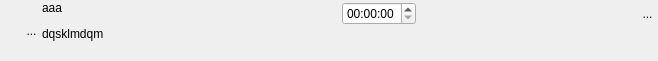
<?xml version="1.0" encoding="UTF-8"?>
<ui version="4.0">
 <class>WidgetHeure</class>
 <widget class="QWidget" name="WidgetHeure">
  <property name="geometry">
   <rect>
    <x>0</x>
    <y>0</y>
    <width>658</width>
    <height>61</height>
   </rect>
  </property>
  <property name="sizePolicy">
   <sizepolicy hsizetype="Preferred" vsizetype="Minimum">
    <horstretch>0</horstretch>
    <verstretch>0</verstretch>
   </sizepolicy>
  </property>
  <property name="minimumSize">
   <size>
    <width>0</width>
    <height>0</height>
   </size>
  </property>
  <property name="windowTitle">
   <string>Form</string>
  </property>
  <layout class="QHBoxLayout" name="horizontalLayout_3">
   <property name="spacing">
    <number>0</number>
   </property>
   <property name="leftMargin">
    <number>0</number>
   </property>
   <property name="topMargin">
    <number>1</number>
   </property>
   <property name="rightMargin">
    <number>0</number>
   </property>
   <property name="bottomMargin">
    <number>0</number>
   </property>
   <item>
    <layout class="QHBoxLayout" name="horizontalLayout">
     <property name="spacing">
      <number>0</number>
     </property>
     <property name="sizeConstraint">
      <enum>QLayout::SetFixedSize</enum>
     </property>
     <item>
      <spacer name="horizontalSpacer_3">
       <property name="orientation">
        <enum>Qt::Horizontal</enum>
       </property>
       <property name="sizeType">
        <enum>QSizePolicy::Fixed</enum>
       </property>
       <property name="sizeHint" stdset="0">
        <size>
         <width>21</width>
         <height>20</height>
        </size>
       </property>
      </spacer>
     </item>
     <item>
      <widget class="MonBoutonValide" name="RBValide">
       <property name="minimumSize">
        <size>
         <width>21</width>
         <height>25</height>
        </size>
       </property>
       <property name="maximumSize">
        <size>
         <width>21</width>
         <height>25</height>
        </size>
       </property>
       <property name="focusPolicy">
        <enum>Qt::ClickFocus</enum>
       </property>
       <property name="toolTip">
        <string>Affiche le rapport de validation du mot-clef</string>
       </property>
       <property name="styleSheet">
        <string notr="true">border : 0px</string>
       </property>
       <property name="text">
        <string>...</string>
       </property>
       <property name="icon">
        <iconset>
         <normaloff>../Editeur/icons/ast-green-ball.png</normaloff>../Editeur/icons/ast-green-ball.png</iconset>
       </property>
       <property name="iconSize">
        <size>
         <width>25</width>
         <height>25</height>
        </size>
       </property>
      </widget>
     </item>
    </layout>
   </item>
   <item>
    <widget class="MonLabelClic" name="label">
     <property name="sizePolicy">
      <sizepolicy hsizetype="Fixed" vsizetype="Preferred">
       <horstretch>0</horstretch>
       <verstretch>0</verstretch>
      </sizepolicy>
     </property>
     <property name="minimumSize">
      <size>
       <width>300</width>
       <height>25</height>
      </size>
     </property>
     <property name="maximumSize">
      <size>
       <width>178</width>
       <height>16777215</height>
      </size>
     </property>
     <property name="frameShape">
      <enum>QFrame::NoFrame</enum>
     </property>
     <property name="text">
      <string>&lt;html&gt;&lt;head/&gt;&lt;body&gt;&lt;p&gt;aaa&lt;/p&gt;&lt;p&gt;dqsklmdqm&lt;/p&gt;&lt;/body&gt;&lt;/html&gt;</string>
     </property>
     <property name="scaledContents">
      <bool>false</bool>
     </property>
     <property name="alignment">
      <set>Qt::AlignLeading|Qt::AlignLeft|Qt::AlignTop</set>
     </property>
    </widget>
   </item>
   <item>
    <widget class="QLabel" name="label_2">
     <property name="text">
      <string>&lt;html&gt;&lt;head/&gt;&lt;body&gt;&lt;p&gt;&lt;br/&gt;&lt;/p&gt;&lt;/body&gt;&lt;/html&gt;</string>
     </property>
    </widget>
   </item>
   <item>
    <layout class="QVBoxLayout" name="verticalLayout">
     <item>
      <layout class="QHBoxLayout" name="horizontalLayout_2">
       <item>
        <spacer name="horizontalSpacer_2">
         <property name="orientation">
          <enum>Qt::Horizontal</enum>
         </property>
         <property name="sizeType">
          <enum>QSizePolicy::Preferred</enum>
         </property>
         <property name="sizeHint" stdset="0">
          <size>
           <width>17</width>
           <height>17</height>
          </size>
         </property>
        </spacer>
       </item>
       <item>
        <widget class="QTimeEdit" name="timeEdit"/>
       </item>
       <item>
        <spacer name="horizontalSpacer_4">
         <property name="orientation">
          <enum>Qt::Horizontal</enum>
         </property>
         <property name="sizeHint" stdset="0">
          <size>
           <width>454</width>
           <height>20</height>
          </size>
         </property>
        </spacer>
       </item>
       <item>
        <widget class="QToolButton" name="RBPoubelle">
         <property name="minimumSize">
          <size>
           <width>21</width>
           <height>25</height>
          </size>
         </property>
         <property name="maximumSize">
          <size>
           <width>21</width>
           <height>25</height>
          </size>
         </property>
         <property name="focusPolicy">
          <enum>Qt::ClickFocus</enum>
         </property>
         <property name="toolTip">
          <string>Détruit le mot-clef</string>
         </property>
         <property name="styleSheet">
          <string notr="true">border : 0px</string>
         </property>
         <property name="text">
          <string>...</string>
         </property>
         <property name="icon">
          <iconset>
           <normaloff>../Editeur/icons/deleteRond.png</normaloff>../Editeur/icons/deleteRond.png</iconset>
         </property>
         <property name="iconSize">
          <size>
           <width>25</width>
           <height>25</height>
          </size>
         </property>
        </widget>
       </item>
      </layout>
     </item>
     <item>
      <spacer name="verticalSpacer">
       <property name="orientation">
        <enum>Qt::Vertical</enum>
       </property>
       <property name="sizeHint" stdset="0">
        <size>
         <width>20</width>
         <height>3</height>
        </size>
       </property>
      </spacer>
     </item>
    </layout>
   </item>
  </layout>
 </widget>
 <customwidgets>
  <customwidget>
   <class>MonBoutonValide</class>
   <extends>QToolButton</extends>
   <header>monBoutonValide.h</header>
  </customwidget>
  <customwidget>
   <class>MonLabelClic</class>
   <extends>QLabel</extends>
   <header>monLabelClic.h</header>
  </customwidget>
 </customwidgets>
 <resources/>
 <connections/>
</ui>
